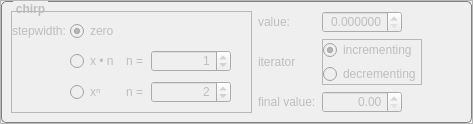
             <widget class="QFrame" name="fr_Chirp">
              <property name="enabled">
               <bool>false</bool>
              </property>
              <property name="frameShape">
               <enum>QFrame::StyledPanel</enum>
              </property>
              <property name="frameShadow">
               <enum>QFrame::Raised</enum>
              </property>
              <layout class="QVBoxLayout" name="verticalLayout_2">
               <property name="leftMargin">
                <number>0</number>
               </property>
               <property name="topMargin">
                <number>0</number>
               </property>
               <property name="rightMargin">
                <number>0</number>
               </property>
               <property name="bottomMargin">
                <number>0</number>
               </property>
               <item>
                <widget class="QGroupBox" name="groupBox">
                 <property name="font">
                  <font>
                   <pointsize>9</pointsize>
                   <weight>75</weight>
                   <bold>true</bold>
                  </font>
                 </property>
                 <property name="styleSheet">
                  <string notr="true">    QGroupBox  {
        background-color: qlineargradient(x1: 0, y1: 0, x2: 0, y2: 1,
                                          stop: 0 #E0E0E0, stop: 1 #FFFFFF);
        border: 1px solid gray;
        border-radius: 5px;
        margin-top: 3ex; /* leave space at the top for the title */
    }
     
    QGroupBox::title  {
        subcontrol-origin: margin;
		left: 12px;
        subcontrol-position: top left; /* position at the top center */
        padding: 1px;       
    }
</string>
                 </property>
                 <property name="title">
                  <string>chirp</string>
                 </property>
                 <layout class="QGridLayout" name="gl_chirp" columnstretch="1,0,0,0">
                  <item row="0" column="0" rowspan="4">
                   <widget class="QFrame" name="gb_chirp">
                    <property name="sizePolicy">
                     <sizepolicy hsizetype="Expanding" vsizetype="Minimum">
                      <horstretch>0</horstretch>
                      <verstretch>0</verstretch>
                     </sizepolicy>
                    </property>
                    <property name="frameShape">
                     <enum>QFrame::StyledPanel</enum>
                    </property>
                    <property name="frameShadow">
                     <enum>QFrame::Raised</enum>
                    </property>
                    <layout class="QGridLayout" name="gridLayout_4">
                     <property name="leftMargin">
                      <number>0</number>
                     </property>
                     <property name="topMargin">
                      <number>0</number>
                     </property>
                     <property name="rightMargin">
                      <number>0</number>
                     </property>
                     <property name="bottomMargin">
                      <number>0</number>
                     </property>
                     <property name="horizontalSpacing">
                      <number>4</number>
                     </property>
                     <property name="verticalSpacing">
                      <number>0</number>
                     </property>
                     <item row="1" column="1">
                      <widget class="QRadioButton" name="rb_LinStepChirp">
                       <property name="text">
                        <string>x • n </string>
                       </property>
                      </widget>
                     </item>
                     <item row="2" column="1">
                      <widget class="QRadioButton" name="rb_ExpStepChirp">
                       <property name="text">
                        <string>xⁿ</string>
                       </property>
                      </widget>
                     </item>
                     <item row="0" column="1">
                      <widget class="QRadioButton" name="rb_NoStepChirp">
                       <property name="text">
                        <string>zero</string>
                       </property>
                       <property name="checked">
                        <bool>true</bool>
                       </property>
                      </widget>
                     </item>
                     <item row="0" column="0">
                      <widget class="QLabel" name="lb_StepDefChirp">
                       <property name="sizePolicy">
                        <sizepolicy hsizetype="Fixed" vsizetype="Fixed">
                         <horstretch>0</horstretch>
                         <verstretch>0</verstretch>
                        </sizepolicy>
                       </property>
                       <property name="toolTip">
                        <string>&lt;html&gt;&lt;head/&gt;&lt;body&gt;&lt;p&gt;&lt;span style=&quot; font-size:9pt; font-weight:600;&quot;&gt;stepwidth&lt;/span&gt;&lt;/p&gt;&lt;p&gt;&lt;span style=&quot; font-size:9pt;&quot;&gt;choose steps of changing the value atom by atom; whether no changes, linear steps or exponential steps are made&lt;/span&gt;&lt;/p&gt;&lt;/body&gt;&lt;/html&gt;</string>
                       </property>
                       <property name="text">
                        <string>stepwidth:</string>
                       </property>
                      </widget>
                     </item>
                     <item row="2" column="3">
                      <widget class="QDoubleSpinBox" name="dspb_ExpStepChirp">
                       <property name="enabled">
                        <bool>false</bool>
                       </property>
                       <property name="sizePolicy">
                        <sizepolicy hsizetype="Fixed" vsizetype="Fixed">
                         <horstretch>0</horstretch>
                         <verstretch>0</verstretch>
                        </sizepolicy>
                       </property>
                       <property name="minimumSize">
                        <size>
                         <width>80</width>
                         <height>0</height>
                        </size>
                       </property>
                       <property name="alignment">
                        <set>Qt::AlignRight|Qt::AlignTrailing|Qt::AlignVCenter</set>
                       </property>
                       <property name="decimals">
                        <number>0</number>
                       </property>
                       <property name="minimum">
                        <double>0.000000000000000</double>
                       </property>
                       <property name="value">
                        <double>2.000000000000000</double>
                       </property>
                      </widget>
                     </item>
                     <item row="1" column="3">
                      <widget class="QDoubleSpinBox" name="dspb_LinStepChirp">
                       <property name="enabled">
                        <bool>false</bool>
                       </property>
                       <property name="alignment">
                        <set>Qt::AlignRight|Qt::AlignTrailing|Qt::AlignVCenter</set>
                       </property>
                       <property name="decimals">
                        <number>0</number>
                       </property>
                       <property name="minimum">
                        <double>0.000000000000000</double>
                       </property>
                       <property name="maximum">
                        <double>10000.000000000000000</double>
                       </property>
                       <property name="value">
                        <double>1.000000000000000</double>
                       </property>
                      </widget>
                     </item>
                     <item row="2" column="2">
                      <widget class="QLabel" name="lb_ExpNChirp">
                       <property name="enabled">
                        <bool>false</bool>
                       </property>
                       <property name="text">
                        <string>n = </string>
                       </property>
                      </widget>
                     </item>
                     <item row="1" column="2">
                      <widget class="QLabel" name="lb_LinNChirp">
                       <property name="enabled">
                        <bool>false</bool>
                       </property>
                       <property name="text">
                        <string>n =</string>
                       </property>
                      </widget>
                     </item>
                     <item row="1" column="4">
                      <spacer name="horizontalSpacer_6">
                       <property name="orientation">
                        <enum>Qt::Horizontal</enum>
                       </property>
                       <property name="sizeHint" stdset="0">
                        <size>
                         <width>20</width>
                         <height>20</height>
                        </size>
                       </property>
                      </spacer>
                     </item>
                    </layout>
                   </widget>
                  </item>
                  <item row="0" column="2">
                   <widget class="QDoubleSpinBox" name="dspb_StartValueChirp">
                    <property name="sizePolicy">
                     <sizepolicy hsizetype="Minimum" vsizetype="Fixed">
                      <horstretch>0</horstretch>
                      <verstretch>0</verstretch>
                     </sizepolicy>
                    </property>
                    <property name="minimumSize">
                     <size>
                      <width>80</width>
                      <height>0</height>
                     </size>
                    </property>
                    <property name="maximumSize">
                     <size>
                      <width>80</width>
                      <height>16777215</height>
                     </size>
                    </property>
                    <property name="alignment">
                     <set>Qt::AlignRight|Qt::AlignTrailing|Qt::AlignVCenter</set>
                    </property>
                    <property name="decimals">
                     <number>6</number>
                    </property>
                    <property name="maximum">
                     <double>9999.000000000000000</double>
                    </property>
                    <property name="singleStep">
                     <double>0.000001000000000</double>
                    </property>
                   </widget>
                  </item>
                  <item row="3" column="1">
                   <widget class="QLabel" name="lb_EndValueChirp">
                    <property name="sizePolicy">
                     <sizepolicy hsizetype="Fixed" vsizetype="Fixed">
                      <horstretch>0</horstretch>
                      <verstretch>0</verstretch>
                     </sizepolicy>
                    </property>
                    <property name="text">
                     <string>final value:</string>
                    </property>
                   </widget>
                  </item>
                  <item row="1" column="2" rowspan="2">
                   <widget class="QFrame" name="fr_CountDirectionChirp">
                    <property name="sizePolicy">
                     <sizepolicy hsizetype="Fixed" vsizetype="Fixed">
                      <horstretch>0</horstretch>
                      <verstretch>0</verstretch>
                     </sizepolicy>
                    </property>
                    <property name="frameShape">
                     <enum>QFrame::StyledPanel</enum>
                    </property>
                    <property name="frameShadow">
                     <enum>QFrame::Raised</enum>
                    </property>
                    <layout class="QVBoxLayout" name="verticalLayout_9">
                     <property name="spacing">
                      <number>4</number>
                     </property>
                     <property name="leftMargin">
                      <number>0</number>
                     </property>
                     <property name="topMargin">
                      <number>0</number>
                     </property>
                     <property name="rightMargin">
                      <number>0</number>
                     </property>
                     <property name="bottomMargin">
                      <number>0</number>
                     </property>
                     <item>
                      <widget class="QRadioButton" name="rb_PosCountChirp">
                       <property name="text">
                        <string>incrementing</string>
                       </property>
                       <property name="checked">
                        <bool>true</bool>
                       </property>
                      </widget>
                     </item>
                     <item>
                      <widget class="QRadioButton" name="rb_NegCountChirp">
                       <property name="text">
                        <string>decrementing</string>
                       </property>
                      </widget>
                     </item>
                    </layout>
                   </widget>
                  </item>
                  <item row="3" column="2">
                   <widget class="QDoubleSpinBox" name="dspb_EndValueChirp">
                    <property name="maximumSize">
                     <size>
                      <width>80</width>
                      <height>16777215</height>
                     </size>
                    </property>
                    <property name="alignment">
                     <set>Qt::AlignRight|Qt::AlignTrailing|Qt::AlignVCenter</set>
                    </property>
                    <property name="minimum">
                     <double>0.000000000000000</double>
                    </property>
                    <property name="maximum">
                     <double>9999.000000000000000</double>
                    </property>
                   </widget>
                  </item>
                  <item row="0" column="1">
                   <widget class="QLabel" name="lb_StartValueChirp">
                    <property name="sizePolicy">
                     <sizepolicy hsizetype="Fixed" vsizetype="Fixed">
                      <horstretch>0</horstretch>
                      <verstretch>0</verstretch>
                     </sizepolicy>
                    </property>
                    <property name="text">
                     <string>value:</string>
                    </property>
                   </widget>
                  </item>
                  <item row="0" column="3">
                   <spacer name="horizontalSpacer_9">
                    <property name="orientation">
                     <enum>Qt::Horizontal</enum>
                    </property>
                    <property name="sizeHint" stdset="0">
                     <size>
                      <width>40</width>
                      <height>20</height>
                     </size>
                    </property>
                   </spacer>
                  </item>
                  <item row="1" column="1" rowspan="2">
                   <widget class="QLabel" name="lb_CountDirectionChirp">
                    <property name="sizePolicy">
                     <sizepolicy hsizetype="Fixed" vsizetype="Fixed">
                      <horstretch>0</horstretch>
                      <verstretch>0</verstretch>
                     </sizepolicy>
                    </property>
                    <property name="toolTip">
                     <string>&lt;html&gt;&lt;head/&gt;&lt;body&gt;&lt;p&gt;&lt;span style=&quot; font-size:9pt; font-weight:600;&quot;&gt;iterator&lt;/span&gt;&lt;/p&gt;&lt;p&gt;&lt;span style=&quot; font-size:9pt;&quot;&gt;choose direction of calue change, wheather incrementing or decrementing the variable&lt;/span&gt;&lt;/p&gt;&lt;/body&gt;&lt;/html&gt;</string>
                    </property>
                    <property name="text">
                     <string>iterator</string>
                    </property>
                    <property name="margin">
                     <number>0</number>
                    </property>
                   </widget>
                  </item>
                 </layout>
                </widget>
               </item>
              </layout>
             </widget>
